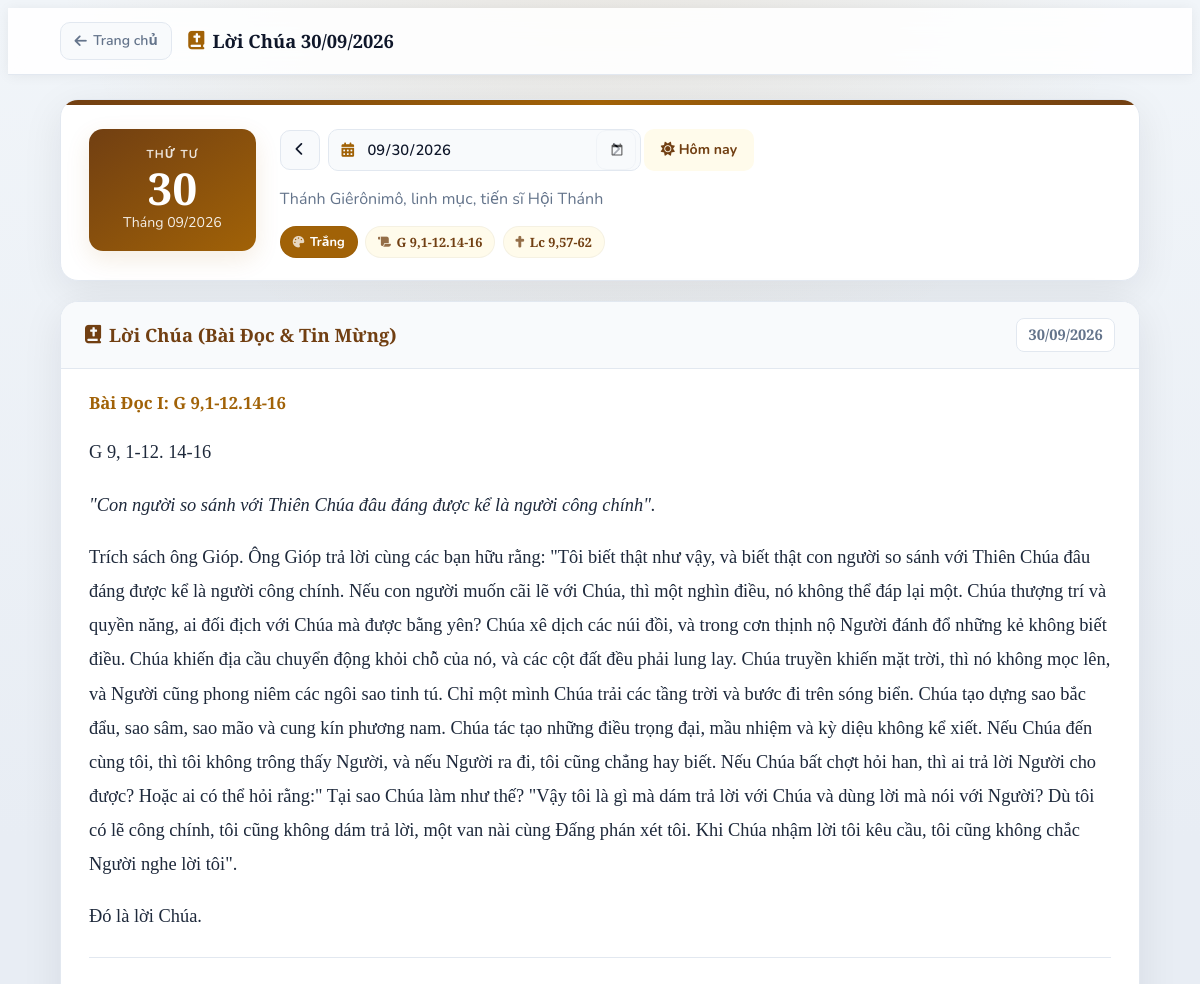
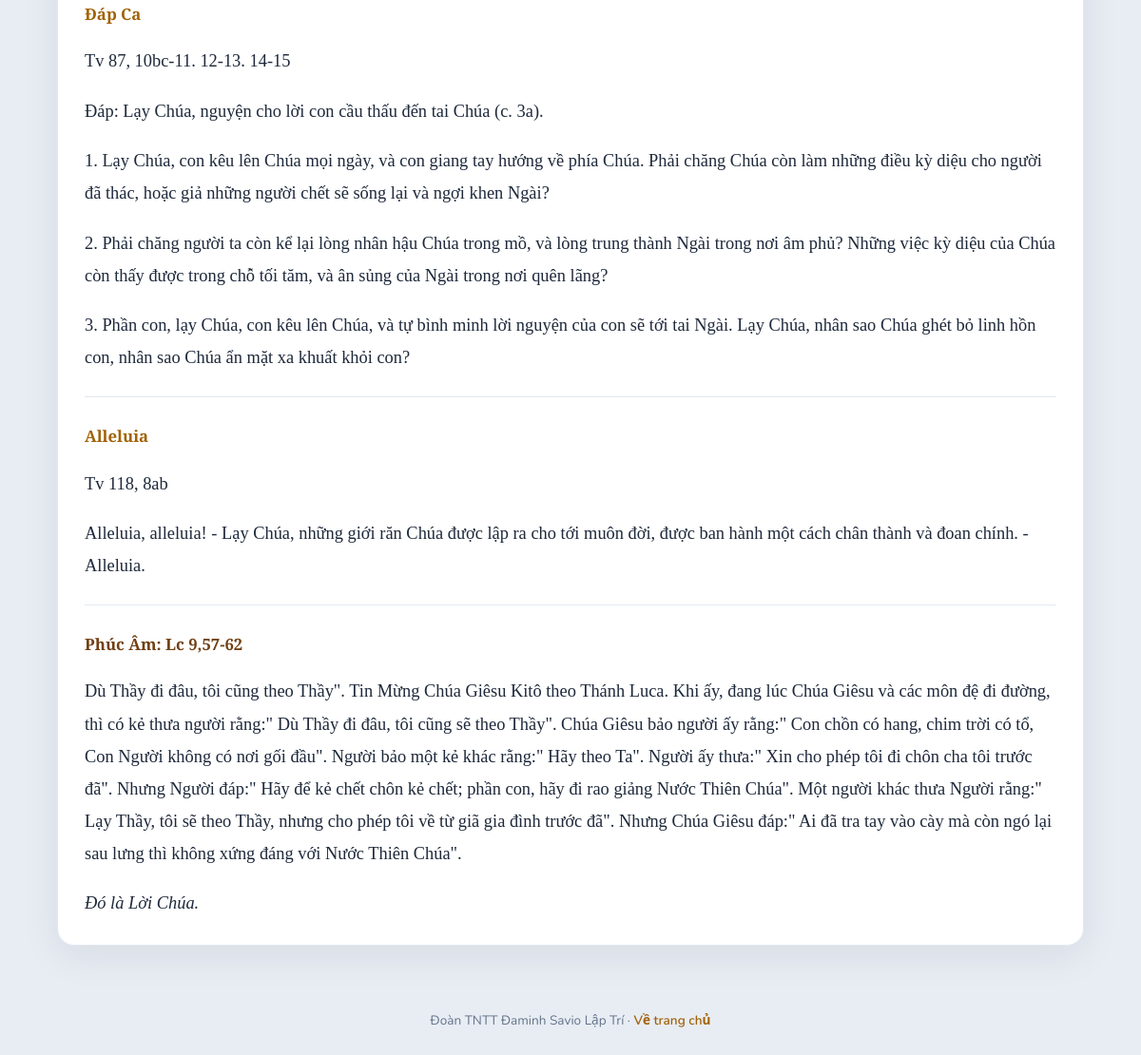
The page /test/loichua.php on the database its author committed (2 pictures, top to bottom).
### tables this page shows
CREATE TABLE `loichua_daily` (
  `id` int(11) NOT NULL AUTO_INCREMENT,
  `ngay` date NOT NULL,
  `title` varchar(255) DEFAULT NULL,
  `gospel` longtext DEFAULT NULL,
  `reflection` longtext DEFAULT NULL,
  `created_at` timestamp NOT NULL DEFAULT current_timestamp(),
  `updated_at` timestamp NOT NULL DEFAULT current_timestamp() ON UPDATE current_timestamp(),
  `feast` varchar(500) DEFAULT NULL,
  `liturgy_calendar` varchar(500) DEFAULT NULL,
  `readings_summary` varchar(500) DEFAULT NULL,
  `liturgical_color` varchar(50) DEFAULT NULL,
  `reading_1` longtext DEFAULT NULL,
  `gospel_ref` varchar(120) DEFAULT NULL,
  `liturgy_year` varchar(10) DEFAULT NULL,
  `reading_psalm` longtext DEFAULT NULL,
  `reading_alleluia` longtext DEFAULT NULL,
  PRIMARY KEY (`id`),
  UNIQUE KEY `ngay` (`ngay`),
  KEY `idx_ngay` (`ngay`)
);

CREATE TABLE `liturgy_calendar` (
  `ngay` date NOT NULL,
  `feast` varchar(500) DEFAULT NULL,
  `liturgy_calendar` varchar(500) DEFAULT NULL,
  `readings_summary` varchar(500) DEFAULT NULL,
  `liturgical_color` varchar(50) DEFAULT NULL,
  `liturgy_year` varchar(10) DEFAULT NULL,
  `reading_1_ref` varchar(120) DEFAULT NULL,
  `gospel_ref` varchar(120) DEFAULT NULL,
  `created_at` timestamp NOT NULL DEFAULT current_timestamp(),
  `updated_at` timestamp NOT NULL DEFAULT current_timestamp() ON UPDATE current_timestamp(),
  PRIMARY KEY (`ngay`),
  KEY `idx_liturgy_ngay` (`ngay`)
);

### test/scripts/loichua_parser.php (called while the page is built, shortened)
<?php
function loichua_ensure_columns($mysqli) {
    $columns = [
        'feast' => 'VARCHAR(500) NULL',
        'liturgy_calendar' => 'VARCHAR(500) NULL',
        'readings_summary' => 'VARCHAR(500) NULL',
        'liturgical_color' => 'VARCHAR(50) NULL',
        'reading_1' => 'LONGTEXT NULL',
        'reading_psalm' => 'LONGTEXT NULL',
        'reading_alleluia' => 'LONGTEXT NULL',
        'gospel_ref' => 'VARCHAR(120) NULL',
        'liturgy_year' => 'VARCHAR(10) NULL',
    ];
    foreach ($columns as $name => $definition) {
        $check = $mysqli->query("SHOW COLUMNS FROM loichua_daily LIKE '$name'");
    }
}
function loichua_load_from_db($mysqli, $date) {
    loichua_ensure_columns($mysqli);
    $sql = "SELECT title, gospel, reflection, feast, liturgy_calendar, readings_summary,
                   liturgical_color, reading_1, reading_psalm, reading_alleluia,
                   gospel_ref, liturgy_year
            FROM loichua_daily WHERE ngay = ? LIMIT 1";
    $stmt = $mysqli->prepare($sql);
    $stmt->bind_param('s', $date);
    $stmt->execute();
    $stmt->bind_result(
        $title,
        $gospel,
        $reflection,
        $feast,
        $liturgy_calendar,
        $readings_summary,
        $liturgical_color,
        $reading_1,
        $reading_psalm,
        $reading_alleluia,
        $gospel_ref,
        $liturgy_year
    );
    return [
        'title' => $title,
        'gospel' => $gospel,
        'reflection' => $reflection,
        'feast' => $feast,
        'liturgy_calendar' => $liturgy_calendar,
        'readings_summary' => $readings_summary,
        'liturgical_color' => $liturgical_color,
        'reading_1' => $reading_1,
        'reading_psalm' => $reading_psalm,
        'reading_alleluia' => $reading_alleluia,
        'gospel_ref' => $gospel_ref,
        'liturgy_year' => $liturgy_year,
    ];
}

### test/scripts/liturgy_calendar.php (called while the page is built, shortened)
<?php
function liturgy_calendar_ensure_table($mysqli) {
    $sql = "CREATE TABLE IF NOT EXISTS liturgy_calendar (
        ngay DATE NOT NULL PRIMARY KEY,
        feast VARCHAR(500) NULL,
        liturgy_calendar VARCHAR(500) NULL,
        readings_summary VARCHAR(500) NULL,
        liturgical_color VARCHAR(50) NULL,
        liturgy_year VARCHAR(10) NULL,
        reading_1_ref VARCHAR(120) NULL,
        gospel_ref VARCHAR(120) NULL,
        created_at TIMESTAMP DEFAULT CURRENT_TIMESTAMP,
        updated_at TIMESTAMP DEFAULT CURRENT_TIMESTAMP ON UPDATE CURRENT_TIMESTAMP,
        INDEX idx_liturgy_ngay (ngay)
    ) ENGINE=InnoDB DEFAULT CHARSET=utf8mb4 COLLATE=utf8mb4_unicode_ci";
}
function liturgy_calendar_load($mysqli, $date) {
    $sql = "SELECT feast, liturgy_calendar, readings_summary, liturgical_color,
                   liturgy_year, reading_1_ref, gospel_ref
            FROM liturgy_calendar WHERE ngay = ? LIMIT 1";
    $stmt = $mysqli->prepare($sql);
    $stmt->bind_param('s', $date);
    $stmt->execute();
    $stmt->bind_result(
        $feast,
        $liturgy_calendar,
        $readings_summary,
        $liturgical_color,
        $liturgy_year,
        $reading_1_ref,
        $gospel_ref
    );
    return [
        'feast' => $feast,
        'liturgy_calendar' => $liturgy_calendar,
        'readings_summary' => $readings_summary,
        'liturgical_color' => $liturgical_color,
        'liturgy_year' => $liturgy_year,
        'reading_1_ref' => $reading_1_ref,
        'gospel_ref' => $gospel_ref,
    ];
}

### test/loichua.php (the view, shortened to what this page needs)
<?php
require_once 'db_connect.php';
require_once __DIR__ . '/scripts/loichua_parser.php';
require_once __DIR__ . '/scripts/liturgy_calendar.php';
$mysqli = $conn;
$db_error = '';
if (!$db_error) {
    $create_table_sql = "CREATE TABLE IF NOT EXISTS loichua_daily (
      id INT AUTO_INCREMENT PRIMARY KEY,
      ngay DATE NOT NULL UNIQUE,
      title VARCHAR(255),
      gospel LONGTEXT,
      reflection LONGTEXT,
      feast VARCHAR(500) NULL,
      liturgy_calendar VARCHAR(500) NULL,
      readings_summary VARCHAR(500) NULL,
      liturgical_color VARCHAR(50) NULL,
      reading_1 LONGTEXT NULL,
      reading_psalm LONGTEXT NULL,
      reading_alleluia LONGTEXT NULL,
      gospel_ref VARCHAR(120) NULL,
      liturgy_year VARCHAR(10) NULL,
      created_at TIMESTAMP DEFAULT CURRENT_TIMESTAMP,
      updated_at TIMESTAMP DEFAULT CURRENT_TIMESTAMP ON UPDATE CURRENT_TIMESTAMP,
      INDEX idx_ngay (ngay)
    ) ENGINE=InnoDB DEFAULT CHARSET=utf8mb4 COLLATE=utf8mb4_unicode_ci";
    $mysqli->query($create_table_sql);
}
function loichua_theme_class($liturgical_color) {
    if (function_exists('mb_strtolower')) {
        $c = mb_strtolower(trim($liturgical_color), 'UTF-8');
    } else {
        $c = strtolower(trim($liturgical_color));
    }
    $has = function ($needle) use ($c) {
        if (function_exists('mb_strpos')) {
            return mb_strpos($c, $needle, 0, 'UTF-8') !== false;
        }
        return strpos($c, $needle) !== false;
    };
    if ($has('trắng') || $has('trang')) {
        return 'theme-white';
    }
    return 'theme-default';
}
$calendar_max_date = '2026-09-30';
$today = date('Y-m-d');
$view_date = $today;
if ($view_date > $calendar_max_date) {
    $view_date = $calendar_max_date;
}
$title = '';
$gospel_html = '';
$reading_1_html = '';
$reading_psalm_html = '';
$reading_alleluia_html = '';
$feast = '';
$liturgy_calendar = '';
$readings_summary = '';
$liturgical_color = '';
$gospel_ref = '';
$reading_1_ref = '';
$liturgy_year = '';
$has_content = false;
$days_vn = ['Chủ Nhật', 'Thứ Hai', 'Thứ Ba', 'Thứ Tư', 'Thứ Năm', 'Thứ Sáu', 'Thứ Bảy'];
$reading_day_name = $days_vn[(int)date('w', strtotime($view_date))];
$reading_date_display = date('d/m/Y', strtotime($view_date));
$prev_date = date('Y-m-d', strtotime($view_date . ' -1 day'));
$next_date = date('Y-m-d', strtotime($view_date . ' +1 day'));
$can_go_next = $next_date <= $calendar_max_date;
$is_today = ($view_date === $today);
$day_of_month = date('d', strtotime($view_date));
$month_year = date('m/Y', strtotime($view_date));
if (!$db_error) {
    $calendar_row = liturgy_calendar_load($mysqli, $view_date);
    if ($calendar_row) {
        $feast = $calendar_row['feast'] ?: '';
        $liturgy_calendar = $calendar_row['liturgy_calendar'] ?: '';
        $readings_summary = $calendar_row['readings_summary'] ?: '';
        $liturgical_color = $calendar_row['liturgical_color'] ?: '';
        $liturgy_year = $calendar_row['liturgy_year'] ?: '';
        $gospel_ref = $calendar_row['gospel_ref'] ?: '';
        $reading_1_ref = $calendar_row['reading_1_ref'] ?: '';
    }
    $row = loichua_load_from_db($mysqli, $view_date);
    if ($row) {
        $gospel_html = $row['gospel'] ?: '';
        $reflection_html = $row['reflection'] ?: '';
        $reading_1_html = $row['reading_1'] ?: '';
        $reading_psalm_html = $row['reading_psalm'] ?: '';
        $reading_alleluia_html = $row['reading_alleluia'] ?: '';
        $has_content = ($gospel_html !== '' || $reflection_html !== '' || $reading_1_html !== ''
            || $reading_psalm_html !== '' || $reading_alleluia_html !== '');
    }
}
$theme_class = loichua_theme_class($liturgical_color);
$has_reading_1 = $has_content && $reading_1_html !== '';
$has_psalm = $has_content && $reading_psalm_html !== '';
$has_alleluia = $has_content && $reading_alleluia_html !== '';
$has_gospel = $has_content && $gospel_html !== '';
$has_loi_chua = $has_reading_1 || $has_psalm || $has_alleluia || $has_gospel;
?>
<!DOCTYPE html>
<html lang="vi">
<head>
    <link rel="stylesheet" href="https://cdnjs.cloudflare.com/ajax/libs/font-awesome/6.4.2/css/all.min.css">
    <link rel="stylesheet" href="css/loichua.css">
</head>
<body class="loichua-page <?php echo htmlspecialchars($theme_class); ?>">
    <header class="lc-topbar">
        <div class="lc-topbar-inner">
            <a href="index.php" class="lc-back"><i class="fa-solid fa-arrow-left"></i> Trang chủ</a>
            <h1 class="lc-topbar-title"><i class="fa-solid fa-book-bible"></i> Lời Chúa <?php echo $is_today ? 'Hôm Nay' : $reading_date_display; ?></h1>
        </div>
    </header>
    <main class="lc-main">
        <section class="lc-banner">
            <div class="lc-banner-accent"></div>
            <div class="lc-banner-body">
                <div class="lc-banner-top">
                    <div class="lc-date-widget">
                        <div>
                            <div class="lc-weekday"><?php echo htmlspecialchars($reading_day_name); ?></div>
                            <div class="lc-day-num"><?php echo htmlspecialchars($day_of_month); ?></div>
                            <div class="lc-month">
                                Tháng <?php echo htmlspecialchars($month_year); ?>
                            </div>
                        </div>
                    </div>
                    <div class="lc-banner-info">
                        <div class="lc-date-controls">
                            <a href="loichua.php?ngay=<?php echo $prev_date; ?>" class="lc-nav-btn" title="Ngày trước"><i class="fa-solid fa-chevron-left"></i></a>
                            <div class="lc-date-picker-wrap">
                                <input type="date" class="lc-date-picker" id="lcDatePicker"
                                       value="<?php echo htmlspecialchars($view_date); ?>"
                                       max="<?php echo htmlspecialchars($calendar_max_date); ?>"
                                       aria-label="Chọn ngày">
                            </div>
                            <a href="loichua.php?ngay=<?php echo $next_date; ?>" class="lc-nav-btn <?php echo $can_go_next ? '' : 'disabled'; ?>" title="Ngày sau"><i class="fa-solid fa-chevron-right"></i></a>
                            <?php if (!$is_today): ?>
                                <a href="loichua.php" class="lc-btn-today"><i class="fa-solid fa-sun me-1"></i> Hôm nay</a>
                            <?php endif; ?>
                        </div>
                        <?php if ($liturgy_calendar): ?>
                            <p class="lc-liturgy-day"><?php echo htmlspecialchars($liturgy_calendar); ?></p>
                        <?php endif; ?>
                        <div class="lc-chips">
                            <?php if ($liturgical_color): ?>
                                <span class="lc-chip color"><i class="fa-solid fa-palette"></i> <?php echo htmlspecialchars($liturgical_color); ?></span>
                            <?php endif; ?>
                            <?php if ($reading_1_ref): ?>
                                <span class="lc-chip ref"><i class="fa-solid fa-scroll"></i> <?php echo htmlspecialchars($reading_1_ref); ?></span>
                            <?php endif; ?>
                            <?php if ($gospel_ref): ?>
                                <span class="lc-chip ref"><i class="fa-solid fa-cross"></i> <?php echo htmlspecialchars($gospel_ref); ?></span>
                            <?php endif; ?>
                        </div>
                    </div>
                </div>
            </div>
        </section>
        <div class="lc-readings">
            <?php if ($has_loi_chua): ?>
            <article class="lc-reading" id="loi-chua">
                <div class="lc-reading-header">
                    <h3><i class="fa-solid fa-book-bible"></i> Lời Chúa (Bài Đọc &amp; Tin Mừng)</h3>
                    <span class="lc-ref"><?php echo htmlspecialchars($reading_date_display); ?></span>
                </div>
                <div class="lc-reading-body">
                    <?php if ($has_reading_1): ?>
                    <section class="lc-subsection">
                        <h4>Bài Đọc I<?php if ($reading_1_ref): ?>: <?php echo htmlspecialchars($reading_1_ref); ?><?php elseif ($liturgy_year): ?> <small>(năm <?php echo htmlspecialchars($liturgy_year); ?>)</small><?php endif; ?></h4>
                        <div class="lc-reading-text"><?php echo $reading_1_html; ?></div>
                    </section>
                    <?php endif; ?>
                    <?php if ($has_psalm): ?>
                    <section class="lc-subsection">
                        <h4>Đáp Ca</h4>
                        <div class="lc-reading-text"><?php echo $reading_psalm_html; ?></div>
                    </section>
                    <?php endif; ?>
                    <?php if ($has_alleluia): ?>
                    <section class="lc-subsection">
                        <h4>Alleluia</h4>
                        <div class="lc-reading-text"><?php echo $reading_alleluia_html; ?></div>
                    </section>
                    <?php endif; ?>
                    <?php if ($has_gospel): ?>
                    <section class="lc-subsection gospel">
                        <h4>Phúc Âm<?php if ($gospel_ref): ?>: <?php echo htmlspecialchars($gospel_ref); ?><?php endif; ?></h4>
                        <div class="lc-reading-text"><?php echo $gospel_html; ?></div>
                    </section>
                    <?php endif; ?>
                </div>
            </article>
            <?php endif; ?>
        </div>
    </main>
    <footer class="lc-footer">
        Đoàn TNTT Đaminh Savio Lập Trí &middot; <a href="index.php">Về trang chủ</a>
    </footer>
</body>
</html>

### rows shown on the page
loichua_daily: liturgy_calendar "Thánh Giêrônimô, linh mục, tiến sĩ Hội Thánh", liturgical_color "Trắng", gospel_ref "Lc 9,57-62", reading_1 "G 9, 1-12. 14-16 \"Con người so sánh với Thiên Chúa đâu đáng được kể là người công chính\". Trích sách ông Gióp. Ông Gióp trả lời cùng các bạn hữu rằng: \"Tôi biết thật như vậy, và biết thật con người so sánh với Thiên Chúa đâu đáng được kể là người công chính. Nếu con người muốn cãi lẽ với Chúa, thì một nghìn điều, nó không thể đáp lại một. Chúa thượng trí và quyền năng, ai đối địch với Chúa mà được bằng yên? Chúa xê dịch các núi đồi, và trong cơn thịnh nộ Người đánh đổ những kẻ không biết điều. Chúa khiến địa cầu chuyển động khỏi chỗ của nó, và các cột đất đều phải lung lay. Chúa truyền khiến mặt trời, thì nó không mọc lên, và Người cũng phong niêm các ngôi sao tinh tú. Chỉ một mình Chúa…", reading_psalm "Tv 87, 10bc-11. 12-13. 14-15 Ðáp: Lạy Chúa, nguyện cho lời con cầu thấu đến tai Chúa (c. 3a). 1. Lạy Chúa, con kêu lên Chúa mọi ngày, và con giang tay hướng về phía Chúa. Phải chăng Chúa còn làm những điều kỳ diệu cho người đã thác, hoặc giả những người chết sẽ sống lại và ngợi khen Ngài? 2. Phải chăng người ta còn kể lại lòng nhân hậu Chúa trong mồ, và lòng trung thành Ngài trong nơi âm phủ? Những việc kỳ diệu của Chúa còn thấy được trong chỗ tối tăm, và ân sủng của Ngài trong nơi quên lãng? 3. Phần con, lạy Chúa, con kêu lên Chúa, và tự bình minh lời nguyện của con sẽ tới tai Ngài. Lạy Chúa, nhân sao Chúa ghét bỏ linh hồn con, nhân sao Chúa ẩn mặt xa khuất khỏi con?", reading_alleluia "Tv 118, 8ab Alleluia, alleluia! - Lạy Chúa, những giới răn Chúa được lập ra cho tới muôn đời, được ban hành một cách chân thành và đoan chính. - Alleluia.", gospel "Dù Thầy đi đâu, tôi cũng theo Thầy\". Tin Mừng Chúa Giêsu Kitô theo Thánh Luca. Khi ấy, đang lúc Chúa Giêsu và các môn đệ đi đường, thì có kẻ thưa người rằng:\" Dù Thầy đi đâu, tôi cũng sẽ theo Thầy\". Chúa Giêsu bảo người ấy rằng:\" Con chồn có hang, chim trời có tổ, Con Người không có nơi gối đầu\". Người bảo một kẻ khác rằng:\" Hãy theo Ta\". Người ấy thưa:\" Xin cho phép tôi đi chôn cha tôi trước đã\". Nhưng Người đáp:\" Hãy để kẻ chết chôn kẻ chết; phần con, hãy đi rao giảng Nước Thiên Chúa\". Một người khác thưa Người rằng:\" Lạy Thầy, tôi sẽ theo Thầy, nhưng cho phép tôi về từ giã gia đình trước đã\". Nhưng Chúa Giêsu đáp:\" Ai đã tra tay vào cày mà còn ngó lại sau lưng thì không xứng đáng với…"
liturgy_calendar: reading_1_ref "G 9,1-12.14-16"

### other values the page prints
$reading_date_display "30/09/2026"
$reading_day_name "THỨ TƯ"
$day_of_month "30"
$month_year "09/2026"
